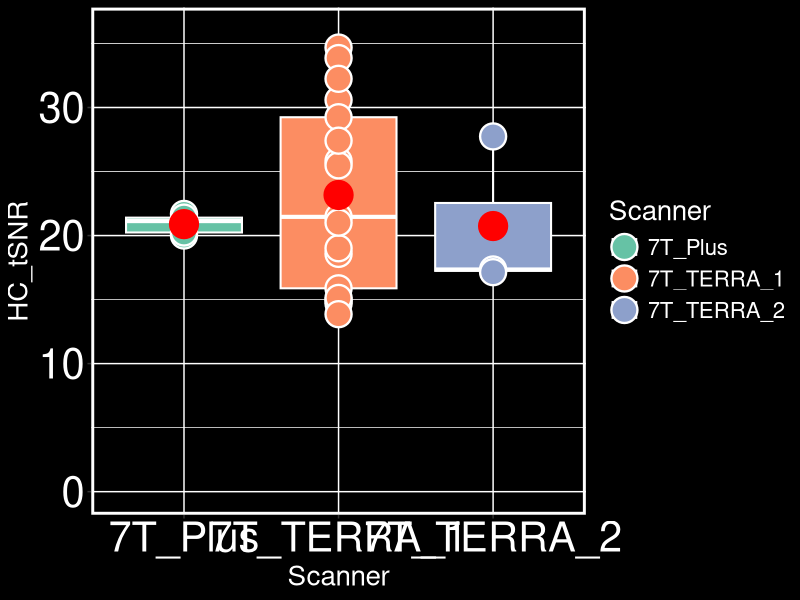
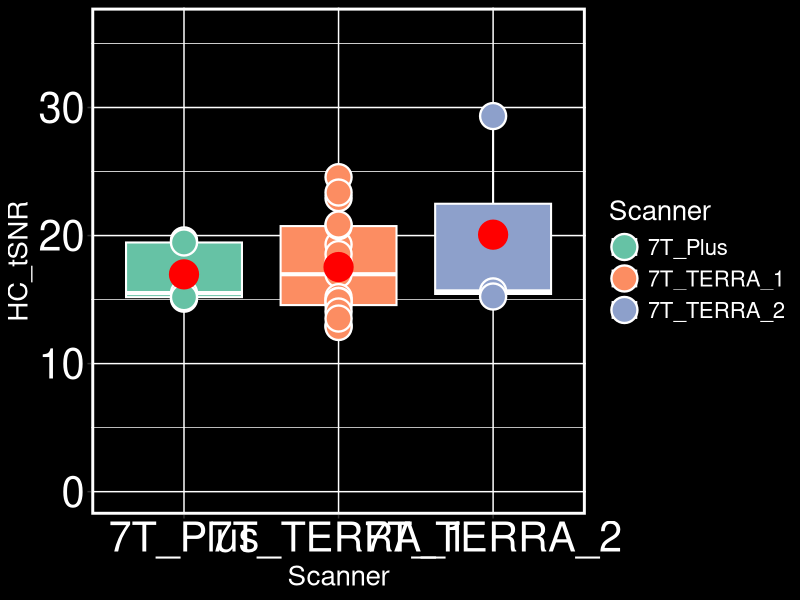

R code for these plots, in order:
##------------------------------------------------------------
# This snippet creates box plots to visualize mean tSNR values in the hippocampus for BOLD and VASO data, 
# acquired across three scanners
##------------------------------------------------------------

setwd('Desktop/VASO_HC/Figs_script')
library(ggplot2)
library(readxl)


## starting with bold

BOLD <- read_excel('Scanner_tSNR_comp_bold.xlsx')
View(BOLD)


p <- ggplot(BOLD, aes(x = Scanner, y = HC_tSNR, fill = Scanner)) +
  geom_boxplot(size = 0.7, color = "white") +
  geom_point(color = 'white', size = 8, shape = 21, stroke = 1.2) +
  stat_summary(fun = mean, geom = "point", shape = 20, size = 12,
               fill = "red", color = "red", stroke = 2) +
  ylim(0, 36) +
  scale_fill_brewer(palette = "Set2") +  # <- sharper, more vivid colors
  theme(
    text = element_text(size = 20, color = "white"),
    panel.border = element_rect(fill = NA, color = "white", size = 2),
    axis.text.x = element_text(size = 30, color = "white"),
    axis.text.y = element_text(size = 30, color = "white"),
    panel.background = element_rect(fill = 'black'),
    plot.background = element_rect(fill = 'black', colour = 'black'),
    legend.background = element_rect(fill = "black"),
    legend.text = element_text(color = "white"),
    legend.title = element_text(color = "white")
  )

ggsave("HC_tSNR_bold_scanners.pdf", plot = p, width = 15, height = 16, units = "in", dpi = 300)


## apply the same for vaso 

VASO <- read_excel('Scanner_tSNR_comp_vaso.xlsx')
View(VASO)

p1 <- ggplot(VASO, aes(x = Scanner, y = HC_tSNR, fill = Scanner)) +
  geom_boxplot(size = 0.7, color = "white") +
  geom_point(color = 'white', size = 8, shape = 21, stroke = 1.2) +
  stat_summary(fun = mean, geom = "point", shape = 20, size = 12,
               fill = "red", color = "red", stroke = 2) +
  ylim(0, 36) +
  scale_fill_brewer(palette = "Set2") +  # <- sharper, more vivid colors
  theme(
    text = element_text(size = 20, color = "white"),
    panel.border = element_rect(fill = NA, color = "white", size = 2),
    axis.text.x = element_text(size = 30, color = "white"),
    axis.text.y = element_text(size = 30, color = "white"),
    panel.background = element_rect(fill = 'black'),
    plot.background = element_rect(fill = 'black', colour = 'black'),
    legend.background = element_rect(fill = "black"),
    legend.text = element_text(color = "white"),
    legend.title = element_text(color = "white")
  )

ggsave("HC_tSNR_vaso_scanners.pdf", plot = p1, width = 15, height = 16, units = "in", dpi = 300)
